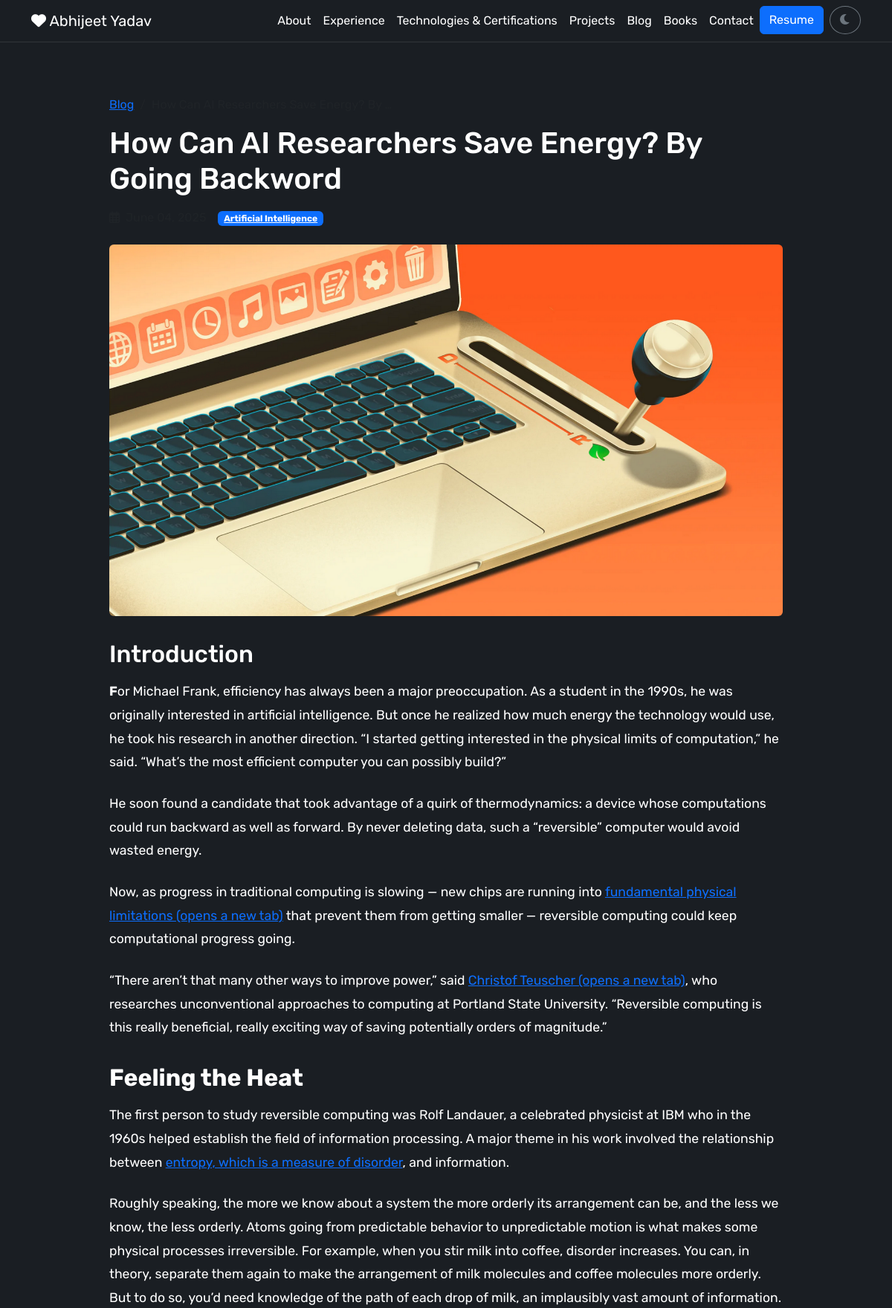
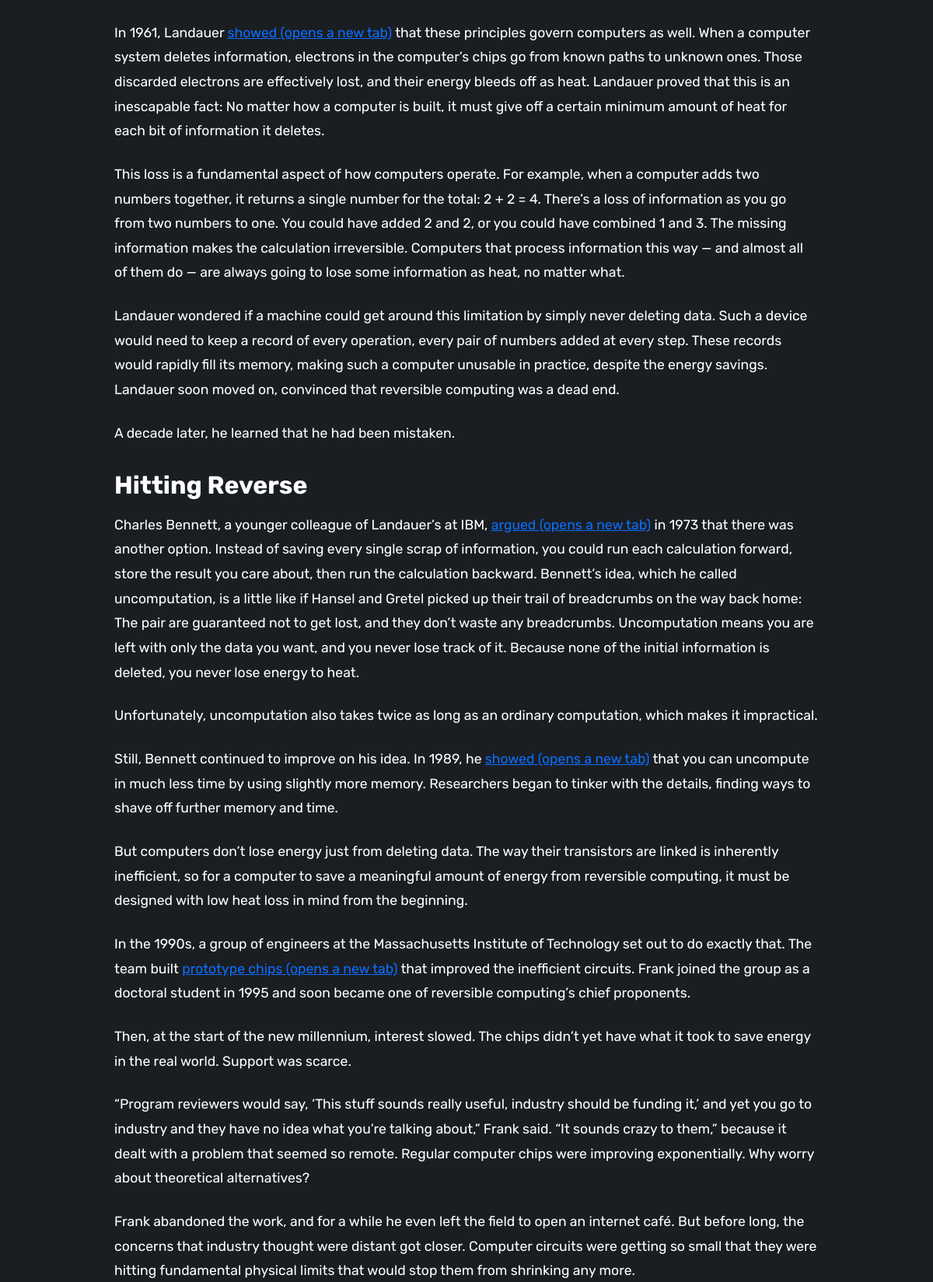
The page /blog/how-can-ai-researchers-save-energy-by-going-backwo/ (upper part) on the database its author committed (2 pictures, top to bottom).
### main/models.py (models this page shows, shortened)
class Profile(models.Model):
    name = models.CharField(max_length=100)
    title = models.CharField(max_length=100)
    bio = models.TextField()
    profile_image = models.ImageField(upload_to='profile/')
    resume = models.FileField(upload_to='resume/', blank=True, null=True)

class BlogPost(models.Model):
    title = models.CharField(max_length=200)
    slug = models.SlugField(unique=True)
    content = RichTextField()
    excerpt = models.TextField(blank=True)
    featured_image = models.ImageField(upload_to='blog/', blank=True, null=True)
    categories = models.ManyToManyField(BlogCategory, related_name='posts')
    published_date = models.DateTimeField(default=timezone.now)
    is_published = models.BooleanField(default=True)
    class Meta:
        ordering = ['-published_date']

class BlogCategory(models.Model):
    name = models.CharField(max_length=50)
    slug = models.SlugField(unique=True)
    class Meta:
        verbose_name_plural = "Blog Categories"

### main/views.py (the view)
# urls.py: path('blog/<slug:slug>/', views.blog_detail, name='blog_detail'),
def blog_detail(request, slug):
    profile = Profile.objects.first()
    post = get_object_or_404(BlogPost, slug=slug, is_published=True)
    context = {
        'profile': profile,
        'post': post,
    }
    return render(request, 'main/blog_detail.html', context)

### main/context_processors.py (called while the page is built)
def profile_context(request):
    return {
        'profile': Profile.objects.first(),
        'current_year': __import__('datetime').datetime.now().year
    }

### templates/main/blog_detail.html (shortened to what this page needs)
{% extends 'base.html' %}
{% block content %}
<div class="container py-5">
    <div class="row justify-content-center">
        <div class="col-lg-10">
            <nav aria-label="breadcrumb">
                <ol class="breadcrumb">
                    <li class="breadcrumb-item"><a href="{% url 'blog' %}">Blog</a></li>
                    <li class="breadcrumb-item active" aria-current="page">{{ post.title|truncatechars:40 }}</li>
                </ol>
            </nav>
            <article class="blog-post">
                <h1 class="mb-3">{{ post.title }}</h1>
                <div class="d-flex align-items-center mb-4">
                    <span class="text-muted me-3">
                        <i class="far fa-calendar-alt me-1"></i> {{ post.published_date|date:"F d, Y" }}
                    </span>
                    <div>
                        {% for category in post.categories.all %}
                            <a href="{% url 'blog' %}?category={{ category.slug }}" class="badge bg-primary me-1">{{ category.name }}</a>
                        {% endfor %}
                    </div>
                </div>
                {% if post.featured_image %}
                <div class="featured-image mb-4">
                    <img src="{{ post.featured_image.url }}" class="img-fluid rounded" alt="{{ post.title }}">
                </div>
                {% endif %}
                <div class="blog-content">
                    {{ post.content|safe }}
                </div>
            </article>
        </div>
    </div>
</div>
{% endblock %}

### templates/base.html (shortened to what this page needs)
<!DOCTYPE html>
<html lang="en">
<head>
    <link href="https://cdn.jsdelivr.net/npm/bootstrap@5.3.0-alpha1/dist/css/bootstrap.min.css" rel="stylesheet">
    <link rel="stylesheet" href="https://cdnjs.cloudflare.com/ajax/libs/font-awesome/6.0.0/css/all.min.css">
    {% load static %}
    <link rel="stylesheet" href="{% static 'css/style.css' %}">
</head>
<body class="dark-theme">
    <header class="navbar navbar-expand-lg">
        <div class="container">
            <a class="navbar-brand" href="{% url 'home' %}">
                <i class="fas fa-heart"></i> {{ profile.name }}
            </a>
            <div class="collapse navbar-collapse" id="navbarNav">
                <ul class="navbar-nav ms-auto">
                    <li class="nav-item">
                        <a class="nav-link {% if request.path == '/about/' %}active{% endif %}" href="{% url 'about' %}">About</a>
                    </li>
                    <li class="nav-item">
                        <a class="nav-link {% if request.path == '/experience/' %}active{% endif %}" href="{% url 'experience' %}">Experience</a>
                    </li>
                    <li class="nav-item">
                        <a class="nav-link {% if request.path == '/technologies/' %}active{% endif %}" href="{% url 'technologies' %}">Technologies & Certifications</a>
                    </li>
                    <li class="nav-item">
                        <a class="nav-link {% if request.path == '/projects/' %}active{% endif %}" href="{% url 'projects' %}">Projects</a>
                    </li>
                    <li class="nav-item">
                        <a class="nav-link {% if request.path == '/blog/' %}active{% endif %}" href="{% url 'blog' %}">Blog</a>
                    </li>
                    <li class="nav-item">
                        <a class="nav-link {% if request.path == '/books/' %}active{% endif %}" href="{% url 'books' %}">Books</a>
                    </li>
                    <li class="nav-item">
                        <a class="nav-link {% if request.path == '/contact/' %}active{% endif %}" href="{% url 'contact' %}">Contact</a>
                    </li>
                    {% if profile.resume %}
                    <li class="nav-item">
                        <a class="btn btn-primary" href="{{ profile.resume.url }}" target="_blank">Resume</a>
                    </li>
                    {% endif %}
                    <li class="nav-item ms-2">
                        <button id="theme-toggle" class="btn btn-outline-secondary rounded-circle">
                            <i class="fas fa-moon"></i>
                        </button>
                    </li>
                </ul>
            </div>
        </div>
    </header>
    <main class="container my-4">
        {% block content %}{% endblock %}
    </main>
</body>
</html>

### static/css/style.css (style rules this page uses)
:root { --primary-color: #007bff; --dark-bg: #1a1e23; --dark-text: #ffffff; --dark-secondary: #2c3038; --light-bg: #ffffff; --light-text: #212529; --light-secondary: #f8f9fa; --transition: all 0.3s ease; --font-family: "Rubik", sans-serif; }
body { font-family: var(--font-family); font-optical-sizing: auto; font-weight: 400; font-style: normal; transition: var(--transition); min-height: 100vh; display: flex; flex-direction: column; }
body.dark-theme { background-color: var(--dark-bg); color: var(--dark-text); }
header { padding: 1rem 0; border-bottom: 1px solid rgba(255, 255, 255, 0.1); }
.dark-theme .navbar { background-color: var(--dark-bg); }
.dark-theme .navbar-brand, .dark-theme .nav-link { color: var(--dark-text); }
main { flex: 1; }
.blog-content { font-size: 1.1rem; line-height: 1.8; }
.blog-content p { margin-bottom: 1.5rem; }
.blog-content h2, .blog-content h3 { margin-top: 2rem; margin-bottom: 1rem; }
.featured-image img { max-height: 500px; width: 100%; object-fit: cover; }

### rows shown on the page
Profile: name "Abhijeet Yadav"
BlogPost: title "How Can AI Researchers Save Energy? By Going Backword", featured_image (picture), content "Introduction F or Michael Frank, efficiency has always been a major preoccupation. As a student in the 1990s, he was originally interested in artificial intelligence. But once he realized how much energy the technology would use, he took his research in another direction. “I started getting interested in the physical limits of computation,” he said. “What’s the most efficient computer you can possibly build?” He soon found a candidate that took advantage of a quirk of thermodynamics: a device whose computations could run backward as well as forward. By never deleting data, such a “reversible” computer would avoid wasted energy. Now, as progress in traditional computing is slowing — new…"
BlogCategory: name "Artificial Intelligence"
